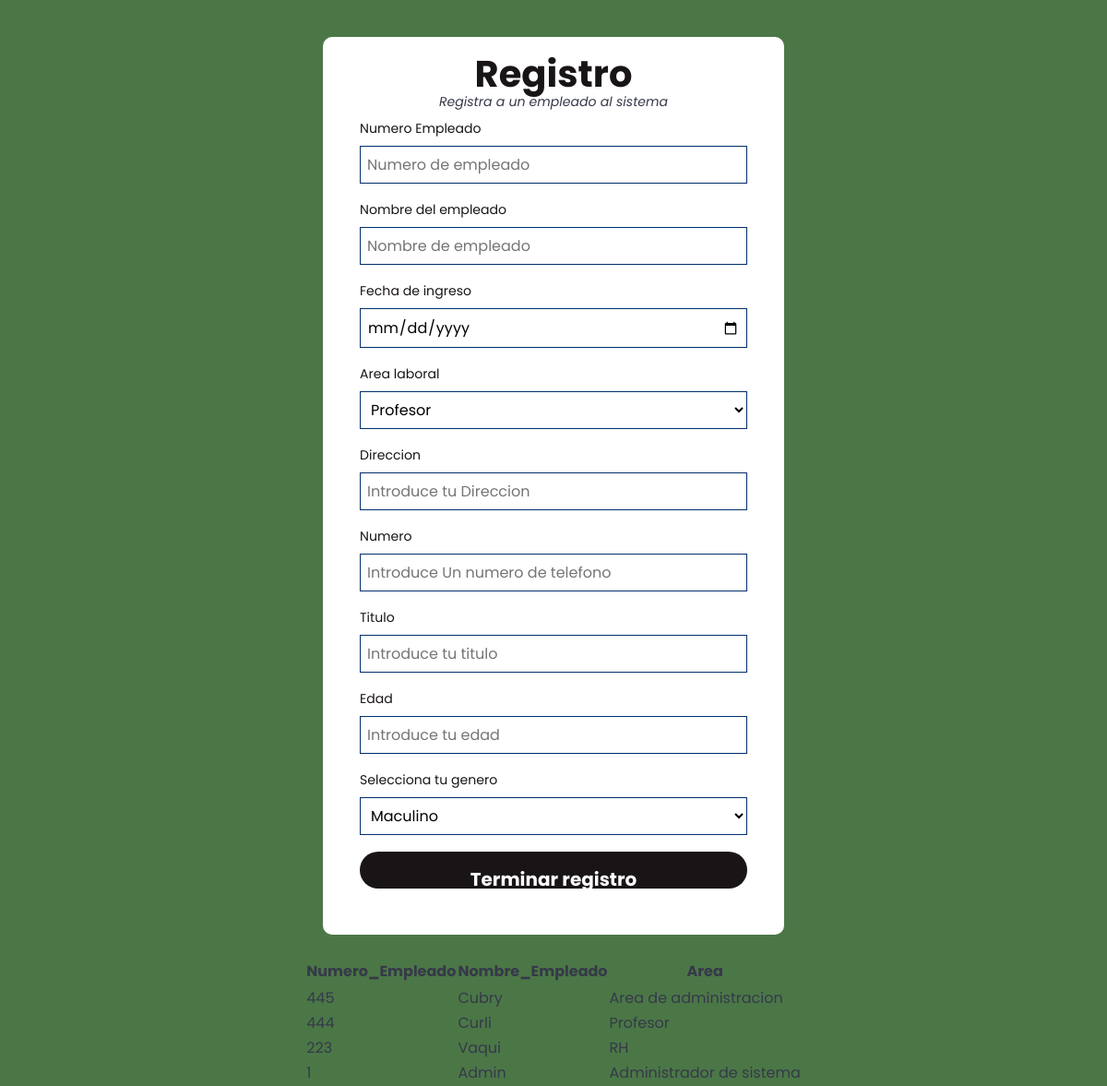
Before: /adminPage.php with the older database file.
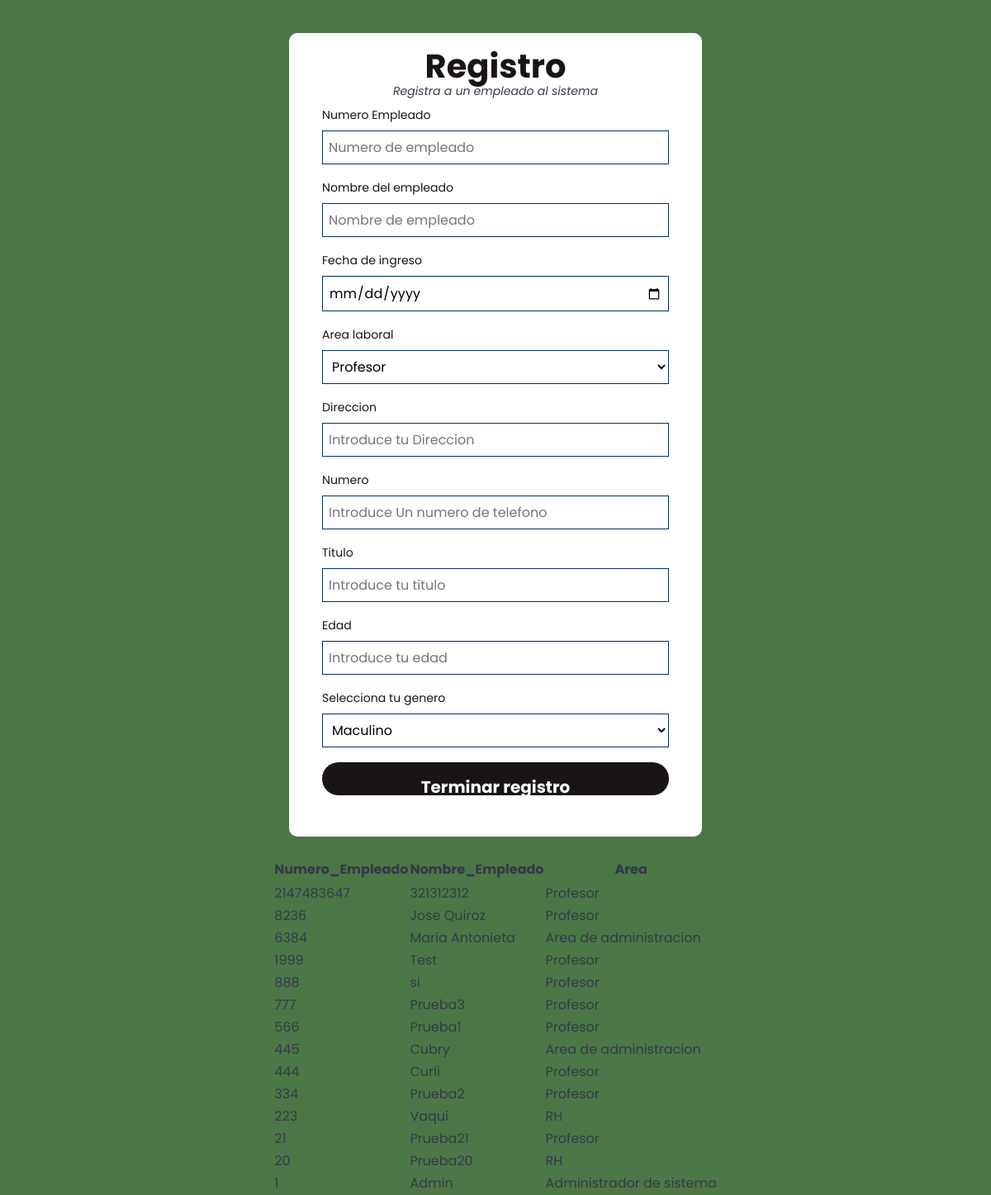
After: the same page with the newer database file.
### tables this page shows
CREATE TABLE `empleado` (
  `Numero_Empleado` int(20) NOT NULL,
  `Nombre_Empleado` varchar(30) NOT NULL,
  `Contraseña_Empleado` varchar(20) DEFAULT '',
  `Area` varchar(30) NOT NULL,
  `Edad` int(3) NOT NULL,
  `Genero` varchar(12) NOT NULL,
  `Titulo` varchar(50) NOT NULL,
  `Fecha_Ingreso` date NOT NULL DEFAULT current_timestamp(),
  `Direccion` varchar(200) NOT NULL,
  `Telefono` varchar(12) NOT NULL,
  `Discapacidad` varchar(50) NOT NULL DEFAULT 'N/A',
  `Estado` varchar(30) NOT NULL DEFAULT 'Activo',
  `Dias_Extras` int(2) NOT NULL DEFAULT 0,
  `Dias` int(2) NOT NULL DEFAULT 24
);

### adminPage.php (the view, shortened to what this page needs)
<html>
<head>
    <link rel="stylesheet" href="styleLogin.css">
    <link rel="stylesheet" href="styleencuesta.css">
</head>
<body>
    <div role="region" tabindex="0">
        <center>
        <table>
            <caption><br></caption>
            <thead>
                <tr>
                    <th>Numero_Empleado<br></th>
                    <th>Nombre_Empleado</th>
                    <th>Area<br></th>
                </tr>
            </thead>
            <tbody>
                <tr>
                <main>
        <header>
            <h1 id="title">Registro</h1>
            <p id="description">Registra a un empleado al sistema</p>
        </header>
        <form id="survey-form" method="post" action="adminPage.php">
            <div class="form-group">
                <label for="numero" id="email-label">Numero Empleado</label>
                <input type="text" name="numeroem" id="Direccion" placeholder="Numero de empleado">
            </div>
            <div class="form-group">
                <label for="name" id="email-label">Nombre del empleado</label>
                <input type="text" name="nombre" id="Direccion" placeholder="Nombre de empleado" required>
            </div>
            <div class="form-group">
                <label for="name" id="email-label">Fecha de ingreso</label>
                <input type="date" id="start" name="fecha" min="1950-12-31" max="2999-12-31" required />
            </div>
            <div class="form-group">
                <label for="occupation">Area laboral</label>
                <select name="area" id="dropdown">
                    <option value="Profesor" selected>Profesor</option>
                  </select>
            </div>
            <div class="form-group">
                <label for="name" id="email-label">Direccion</label>
                <input type="text" name="direccion" id="Direccion" placeholder="Introduce tu Direccion" required>
            </div>
            <div class="form-group">
                <label for="numero" id="email-label">Numero</label>
                <input type="text" name="numero" id="numero" placeholder="Introduce Un numero de telefono" required>
            </div>
            <div class="form-group">
                <label for="numero" id="email-label">Titulo</label>
                <input type="text" name="titulo" id="titulo" placeholder="Introduce tu titulo" required>
            </div>
            <div class="form-group">
                <label for="edad" id="number-label">Edad</label>
                <input type="number" name="edad" id="edad" min="1" max="99" placeholder="Introduce tu edad">
            </div>
            <div class="form-group">
                <label for="occupation">Selecciona tu genero</label>
                <select name="genero" id="dropdown">
                    <option value="masc">Maculino</option>
                </select>
            </div>
            <div class="form-group">
                <button id="submit" type="post">Terminar registro</button>
            </div>
        </form>
    </main>
                </tr>
<?php
require_once("conn.php");
$queryGAU = $conn->prepare("SELECT * from empleado Order by Numero_Empleado Desc");
$queryGAU->execute();
$resultGAU = $queryGAU->get_result();
while ($rowGAU = $resultGAU->fetch_assoc())
{
    $Numero_Empleado = $rowGAU['Numero_Empleado'];
    $Nombre_Empleado = $rowGAU['Nombre_Empleado'];
    $Area = $rowGAU['Area'];
    echo'
    <tr>
    <td> '.htmlspecialchars($Numero_Empleado).' </td>
    <td> '.htmlspecialchars($Nombre_Empleado).' </td>
    <td> '.htmlspecialchars($Area).' </td>
    </tr>
    ';
}
?>
</tbody>
        </table>
    </center>
        </div>
</body>
</html>

Changed rows visible on the page:
added empleado: Numero_Empleado "2147483647", Nombre_Empleado "321312312", Area "Profesor"
added empleado: Numero_Empleado "8236", Nombre_Empleado "Jose Quiroz", Area "Profesor"
added empleado: Numero_Empleado "6384", Nombre_Empleado "Maria Antonieta", Area "Area de administracion"
added empleado: Numero_Empleado "1999", Nombre_Empleado "Test", Area "Profesor"
added empleado: Numero_Empleado "888", Nombre_Empleado "si", Area "Profesor"
added empleado: Numero_Empleado "777", Nombre_Empleado "Prueba3", Area "Profesor"
added empleado: Numero_Empleado "566", Nombre_Empleado "Prueba1", Area "Profesor"
added empleado: Numero_Empleado "334", Nombre_Empleado "Prueba2", Area "Profesor"
added empleado: Numero_Empleado "21", Nombre_Empleado "Prueba21", Area "Profesor"
added empleado: Numero_Empleado "20", Nombre_Empleado "Prueba20", Area "RH"
